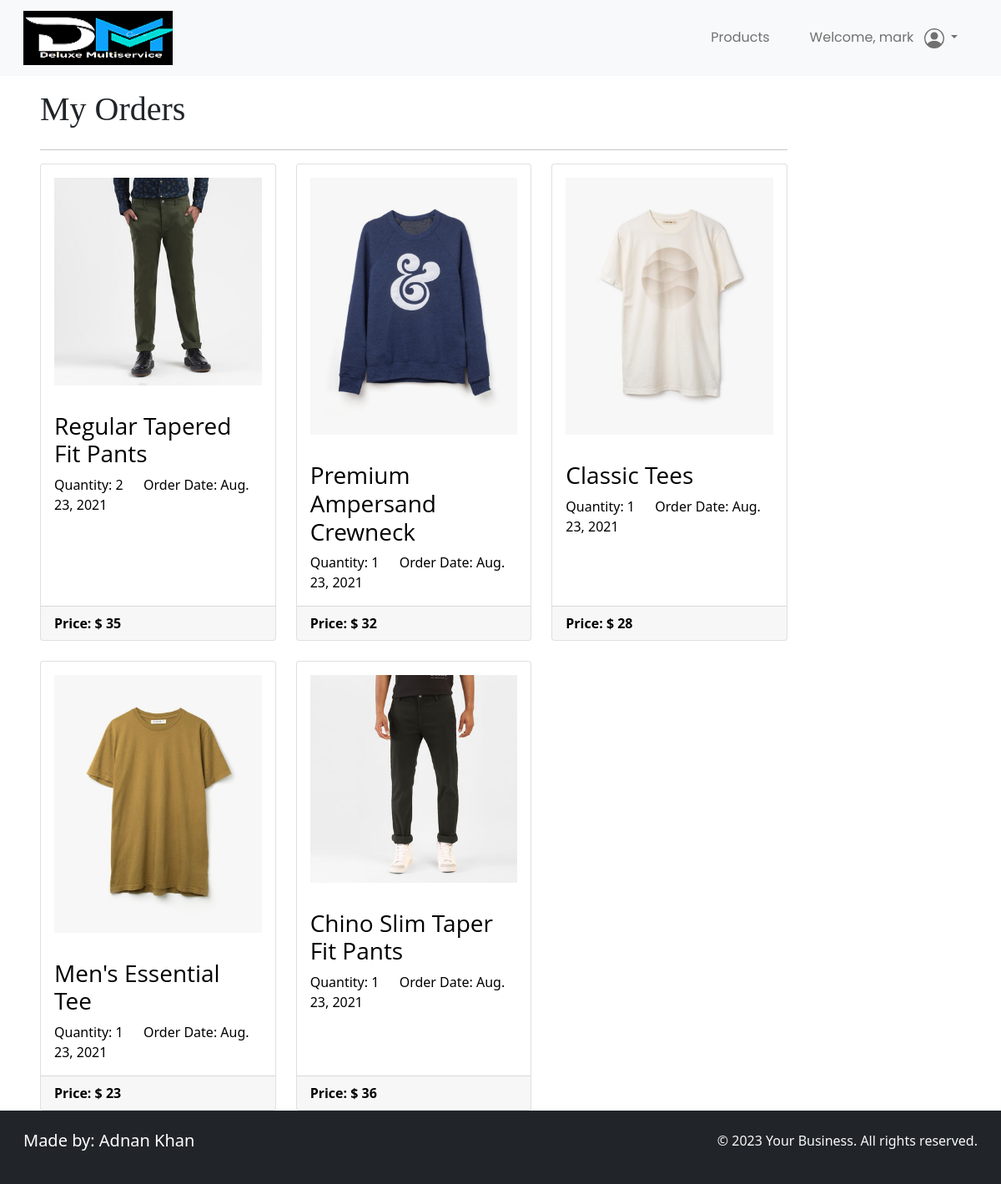
Screenshot of /orders/ (signed in) with the database file from the repository.
### ecomm/models.py (models this page shows, shortened)
class Order(models.Model):
    product = models.ForeignKey(Product, on_delete=models.CASCADE)
    user = models.ForeignKey(User, on_delete=models.CASCADE)
    quantity = models.IntegerField(default=1)
    price = models.IntegerField()
    address = models.CharField(max_length=200, blank=True)
    phone = models.CharField(max_length=20, blank=True)
    date = models.DateField(default=datetime.datetime.today)
    card_name = models.CharField(max_length=200, blank=True)
    card_number = models.CharField(max_length=20, blank=True)
    card_cvv = models.IntegerField(default=0)

class Product(models.Model):
    title = models.CharField(max_length=120)
    desc = models.CharField(max_length=500)
    price = models.FloatField(default=0.00)
    size = models.CharField(choices=SIZE, max_length=2)
    category = models.CharField(choices=CATEGORIES, max_length=2)
    img1 = models.ImageField(upload_to='ecomm/images', default='')
    img2 = models.ImageField(upload_to='ecomm/images', default='')
    img3 = models.ImageField(upload_to='ecomm/images', default='')

### ecomm/views.py (the view)
# urls.py: path('orders/', views.orderView, name="orders"),
@login_required
def orderView(request):
    user = request.user
    order = Order.objects.filter(user=user)
    context={
        'order' : order
    }
    print(order)
    return render(request, 'ecomm/orders.html', context)

### ecomm/templates/ecomm/orders.html (shortened to what this page needs)
{% extends 'base.html' %}
{% block content %}
    {% include 'nav.html' %}
    <div class="container-fluid row p-3 px-5">
        <h1>My Orders</h1>
        <div class="col-lg-10">
            <hr>
            <div class="row row-cols-1 row-cols-md-3 g-4">
            {% for items in order %}
                <div class="col">
                    <a href="/product/{{items.product.id}}/">
                        <div class="card h-100">
                            <img src={{items.product.img1.url}}
                                class="card-img-top p-3" alt="...">
                            <div class="card-body">
                                <h3 class="card-title">{{items.product.title}}</h3>
                                <p class="card-text">Quantity: {{items.quantity}} &emsp; Order Date: {{items.date}}</p>
                            </div>
                            <div class="card-footer">
                                <strong>Price: $ {{items.price}}</strong>
                            </div>
                        </div>
                    </a>
                </div>
            {% endfor %}
            </div>
        </div>
    </div>
    <br><br><br>
{% endblock content %}

### templates/nav.html (shortened to what this page needs)
{% load static %}
<nav class="navbar sticky-top navbar-expand-lg navbar-light bg-light">
        <div class="container-fluid">
            <a class="navbar-brand" href="{% url 'home' %}">
                <img src="{% static 'images/Deluxe.png' %}" width="20" height="auto" class="d-block w-100" alt="Slider Image 1">
            </a>
            <div class="collapse navbar-collapse" id="navbarText">
                <span>
                    <ul class="navbar-nav me-auto mb-2 mb-lg-0">
                        <li class="nav-item px-3">
                            <a class="nav-link" href="{% url 'products' %}">
                                Products
                            </a>
                        </li>
                        {% if request.user.is_authenticated %}
                        <li class="nav-item dropdown px-3">
                            <a class="nav-link dropdown-toggle" href="#" id="navbarDarkDropdownMenuLink" role="button"
                                data-bs-toggle="dropdown" aria-expanded="false">
                                Welcome, {{request.user.username}}
                            </a>
                        </li>
                        {% else %}
                            <li class="nav-item px-3">
                                <a class="nav-link btn btn-dark" style="color: white;" href="{% url 'Login' %}">
                                    Login
                                </a>
                            </li>
                        {% endif %}
                    </ul>
                </span>
            </div>
        </div>
    </nav>

### ecomm/templates/ecomm/orders.html (style rules this page uses)
.navbar-brand { font-size: 1.8rem; font-family: 'Limelight', cursive; font-weight: 600; }
.nav-item { font-family: 'Poppins', sans-serif; }
h1 { font-family: 'Cormorant Garamond', serif; }
h3 { font-family: 'Open Sans', sans-serif; }
a { color: #000; text-decoration: none; }

### rows the page displays
Order: product.img1 (picture), product "Regular Tapered Fit Pants", quantity "2", date "Aug. 23, 2021", price "35"
Order: product.img1 (picture), product "Premium Ampersand Crewneck", quantity "1", date "Aug. 23, 2021", price "32"
Order: product.img1 (picture), product "Classic Tees", quantity "1", date "Aug. 23, 2021", price "28"
Order: product.img1 (picture), product "Men's Essential Tee", quantity "1", date "Aug. 23, 2021", price "23"
Order: product.img1 (picture), product "Chino Slim Taper Fit Pants", quantity "1", date "Aug. 23, 2021", price "36"

### other values shown
{{ request.user.username }} "mark"
